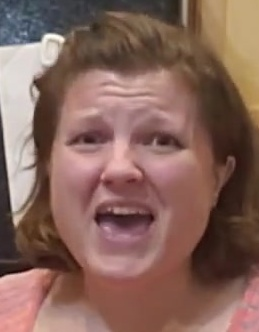
#> input picture nose_tone_real/fhncznvida 03_0.jpg, 259 x 332 px; its folder holds only this picture in this run
$ python nose_tone_2.py
#> lines starting #> are read from the running program, lines starting #| are printed output that depends on the picture
import cv2
import numpy as np
import sys, os

#학습할 이미지 변수가 train입니다.
#work변수가 필터를 통과한 후 이미지입니다.

# 폴더 내 이미지 불러오기
folder_path = "nose_tone_real/"
folder_list = os.listdir(folder_path)

for item in folder_list:  # 폴더의 파일이름 얻기

    train = cv2.imread(folder_path+item)
#> train is the input picture: shape (332, 259, 3); mean B, G, R 91.3, 101, 134.3
    print(folder_path+item)
    tmp = train.copy()

    # 필터 적용 부분 ===================================
    # Saturation_add
    img_width = tmp.shape[0]
#> img_width = 332
    img_height = tmp.shape[1]
#> img_height = 259
    tmp = cv2.cvtColor(tmp, cv2.COLOR_RGB2HSV)
#> tmp: shape (332, 259, 3); mean H, S, V 109.5, 92.7, 135.1
    for i in range(img_width):
        for j in range(img_height):
            tmp[i][j][1] += 50
#> tmp: shape (332, 259, 3); mean H, S, V 109.5, 142.6, 135.1
    tmp = cv2.cvtColor(tmp, cv2.COLOR_HSV2RGB)
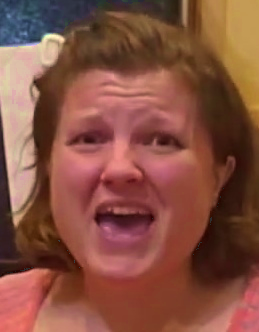
#> tmp: shape (332, 259, 3); mean B, G, R 65.3, 80.2, 133.6

    # CLAHE
    tmp = cv2.cvtColor(tmp, cv2.COLOR_RGB2Lab)
#> tmp: shape (332, 259, 3); mean of channels 0, 1, 2 89, 139.1, 96.7
    l, a, b = cv2.split(tmp)
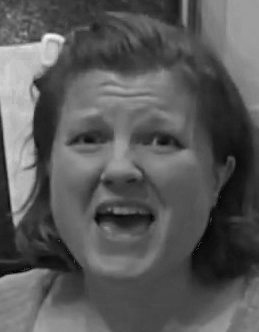
#> l: shape (332, 259); min 3, max 246, mean 89
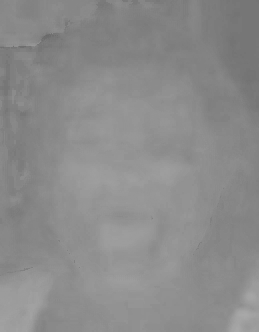
#> a: shape (332, 259); min 105, max 168, mean 139.1
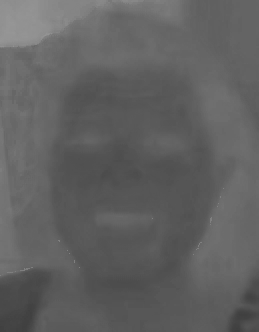
#> b: shape (332, 259); min 63, max 150, mean 96.7
    clahe = cv2.createCLAHE(clipLimit=0, tileGridSize=(5, 5))
    dst = clahe.apply(l)
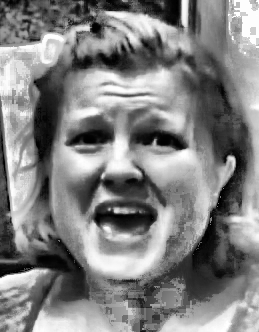
#> dst: shape (332, 259); min 0, max 255, mean 129.4
    l = dst.copy()
    tmp = cv2.merge((l, a, b))
#> tmp: shape (332, 259, 3); mean of channels 0, 1, 2 129.4, 139.1, 96.7
    tmp = cv2.cvtColor(tmp, cv2.COLOR_LAB2RGB)
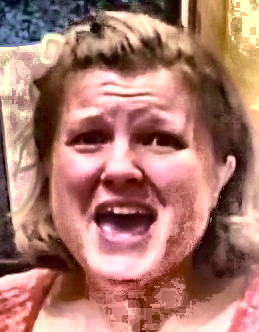
#> tmp: shape (332, 259, 3); mean B, G, R 108.4, 120.5, 170.8

    #필터 적용 완료 =================================

    #필터 통과한 이미지 변수에 넣기
    work = tmp.copy()
    output_dir="nose_tone_output/"
    output_path = output_dir+item

    # output 경로가 없으면 폴더를 생성합니다.
    if not os.path.exists(output_dir):
        os.mkdir(output_dir)

    cv2.imwrite(output_path, work)

    #이미지 출력
    # cv2.imshow("aaa", work)
    # cv2.waitKey()

$ run again, on nose_tone_real/qdlefybhht 03_0.jpg
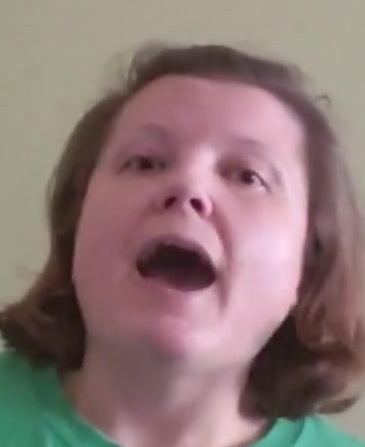
#> input picture nose_tone_real/qdlefybhht 03_0.jpg, 365 x 447 px
#> train is the input picture: shape (447, 365, 3); mean B, G, R 117.1, 118.5, 140.9
#> `dst = clahe.apply(l)`:
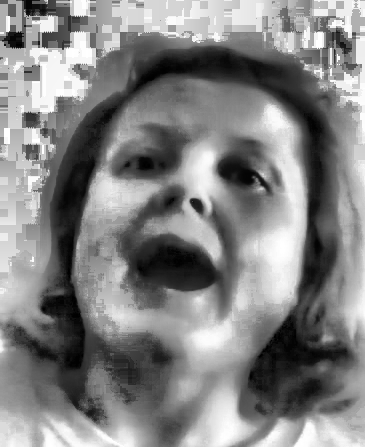
#> dst: shape (447, 365); min 0, max 255, mean 130.9
#> `tmp = cv2.cvtColor(tmp, cv2.COLOR_LAB2RGB)`:
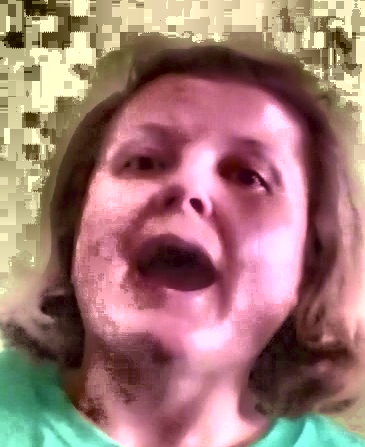
#> tmp: shape (447, 365, 3); mean B, G, R 117.3, 121.5, 160.6

$ run again, on nose_tone_real/qslqrxndnh 02_0.jpg
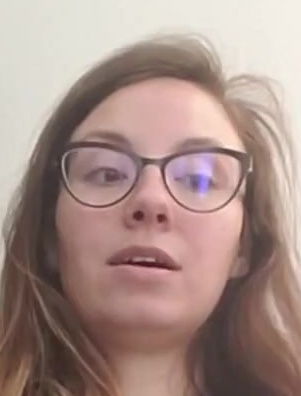
#> input picture nose_tone_real/qslqrxndnh 02_0.jpg, 301 x 396 px
#> train is the input picture: shape (396, 301, 3); mean B, G, R 134.6, 141.8, 166.3
#> `dst = clahe.apply(l)`:
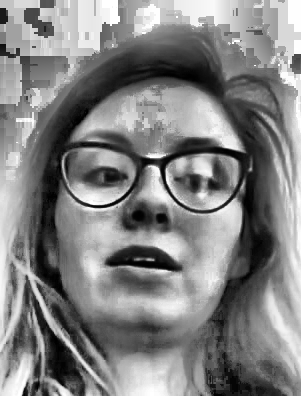
#> dst: shape (396, 301); min 0, max 255, mean 130
#> `tmp = cv2.cvtColor(tmp, cv2.COLOR_LAB2RGB)`:
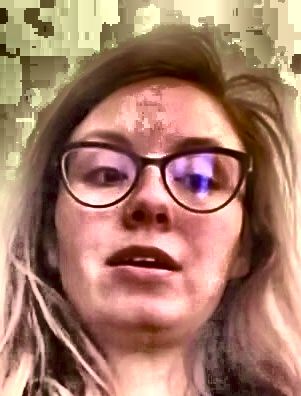
#> tmp: shape (396, 301, 3); mean B, G, R 104.9, 123.3, 166

$ run again, on nose_tone_real/qslqrxndnh 03_0.jpg
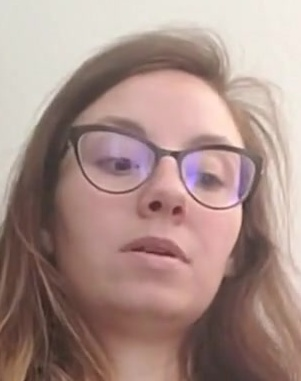
#> input picture nose_tone_real/qslqrxndnh 03_0.jpg, 301 x 381 px
#> train is the input picture: shape (381, 301, 3); mean B, G, R 135.5, 142.2, 168.5
#> `dst = clahe.apply(l)`:
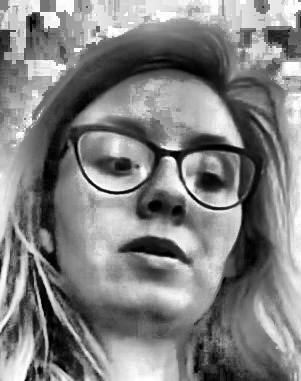
#> dst: shape (381, 301); min 0, max 255, mean 129.2
#> `tmp = cv2.cvtColor(tmp, cv2.COLOR_LAB2RGB)`:
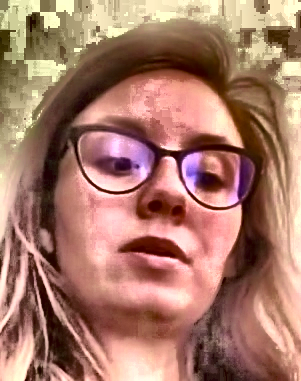
#> tmp: shape (381, 301, 3); mean B, G, R 105.2, 121.8, 167.9
